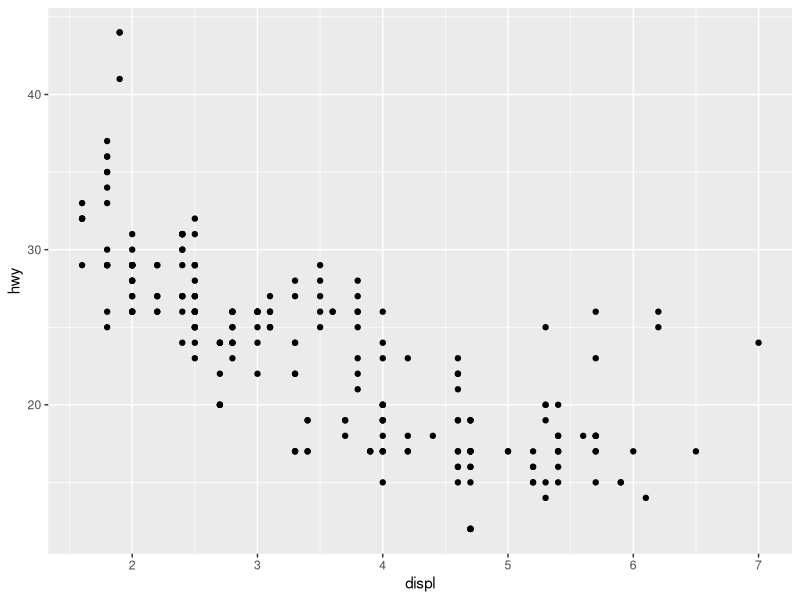
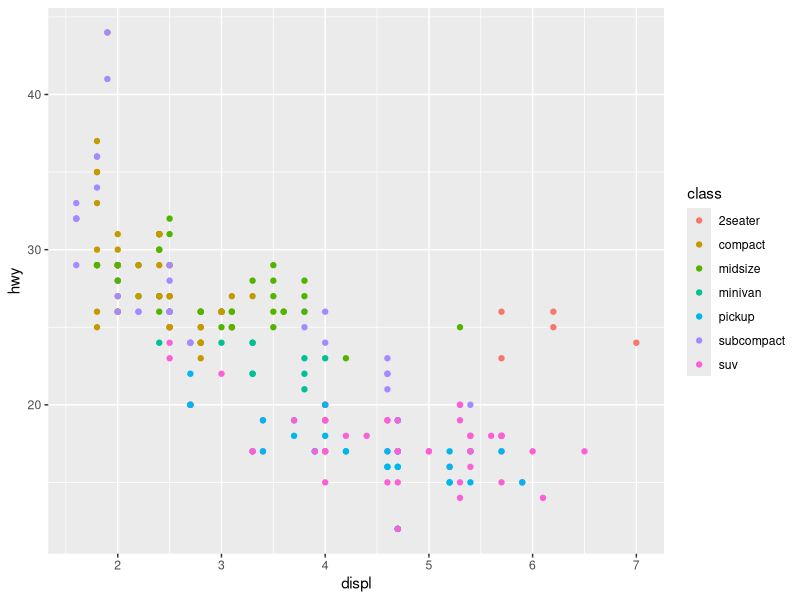
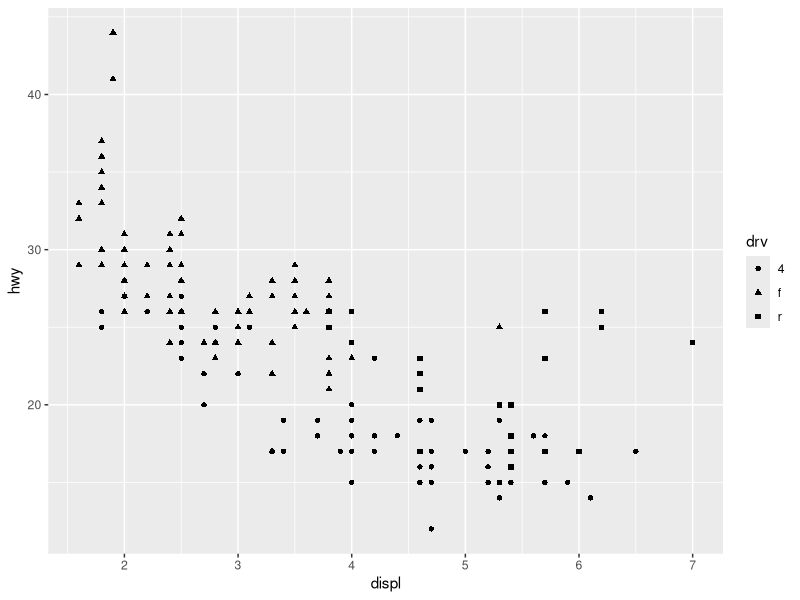
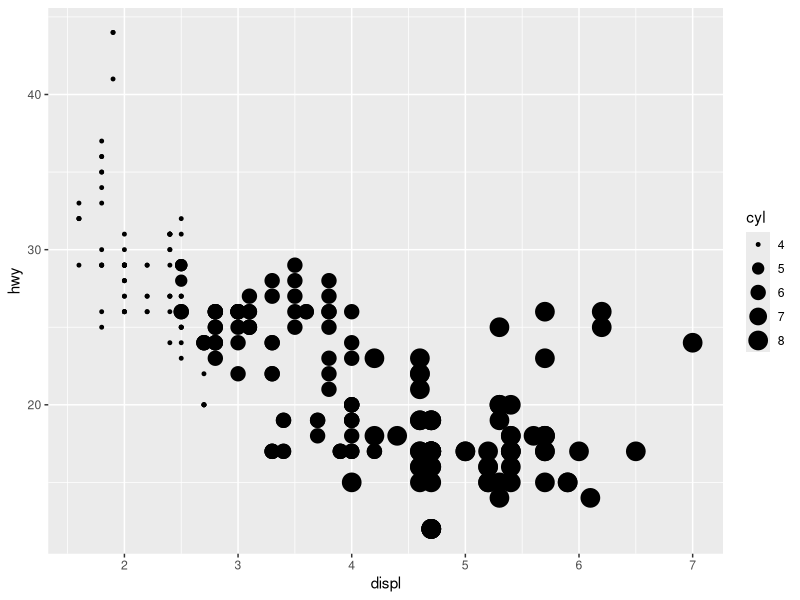
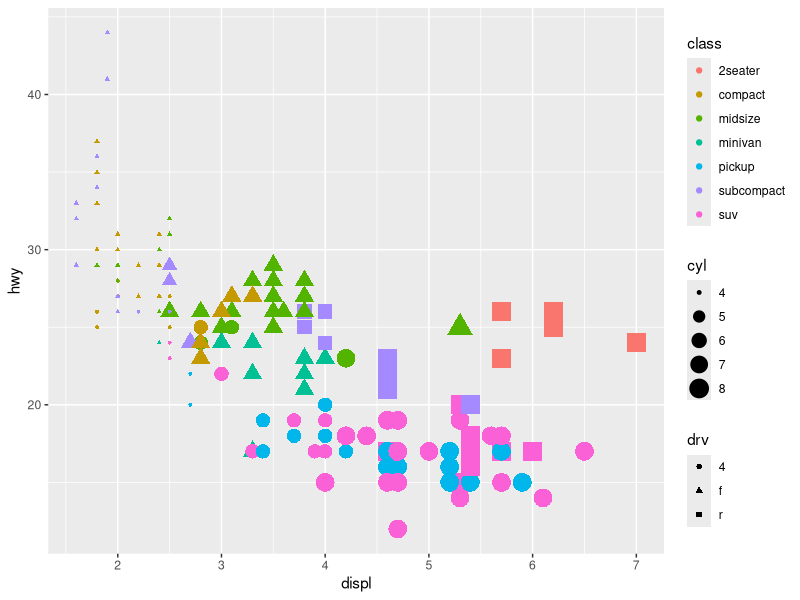
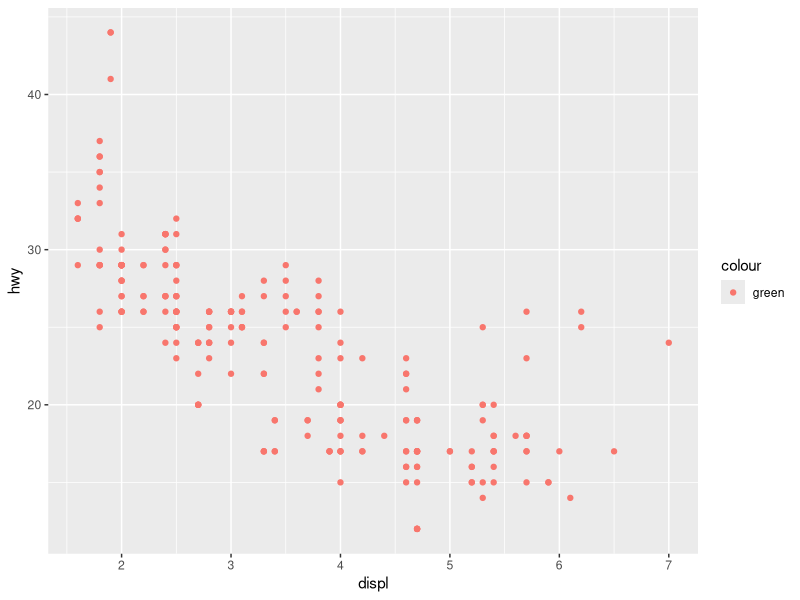
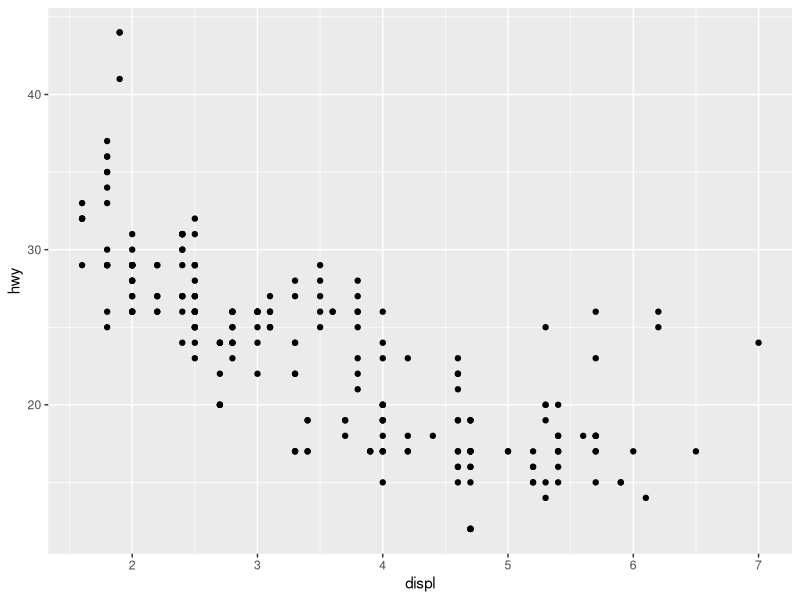
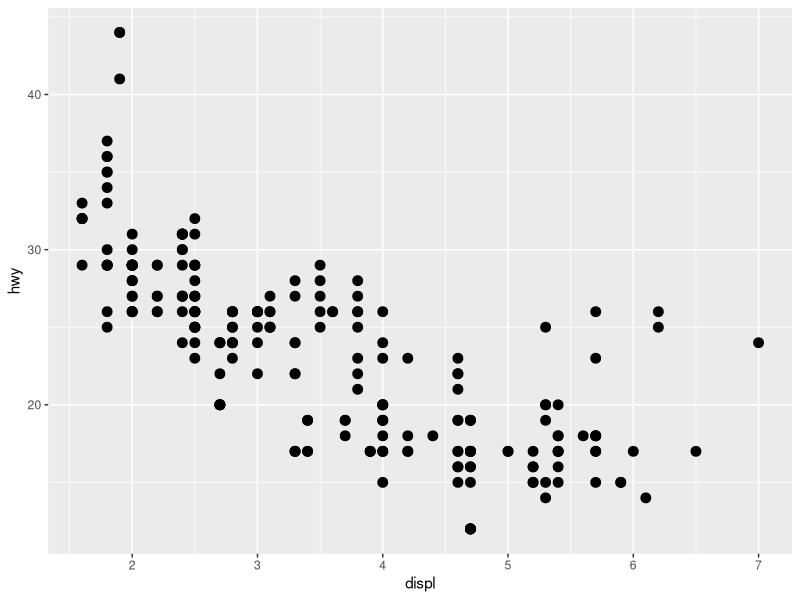

Source code (R) for these figures, in order:
# Clase 8 y 9 - 14 de julio de 2022
# Módulo 4: Visualización de datos con ggplot
# Referencia: Libro de ggplot2 de Hadley Wickham
# https://ggplot2-book.org/index.html

# Cargar el tidyverse y ggplot2
library(tidyverse)
library(ggplot2)

# Cargar la base de datos y la guardamos en un opbjeto llamado data
data <- mpg

# Explorar esa base de datos
glimpse(mpg)

# Pregunta: Cómo ha evolucionado el consumo de combustible en la autopista a
# lo largo del tiempo

data %>%
  group_by(year) %>%
  summarise(promedio = mean(hwy))


data %>%
  group_by(year) %>%
  summarise(promedio = mean(cty))


# Pregunta: Cómo es el consumo de combustible en la ciudad de acuerdo con el 
# número de cilindros para los automoviles producidos en 1999

data %>%
  filter(year == 1999) %>%
  group_by(cyl) %>%
  summarise(promedio_consumo = mean(cty))

# Pregunta: Haga una tabla que cuente la clase (filas) y la tracción del 
# vehículo (columnas)

data %>%
  count(class, drv) %>%
  pivot_wider(names_from =drv, values_from = n)

## Algunos gráficos con ggplot2

ggplot(data, aes(x = displ, y = hwy)) + 
  geom_point()

# Agreguemos color: variable class

ggplot(data, aes(x = displ, y = hwy, colour = class)) +
  geom_point()

# Agreguemos forma: variable drv

ggplot(data, aes(x = displ, y = hwy, shape = drv)) +
  geom_point()

# Agreguemos tamaño: variable cyl

ggplot(data, aes(x = displ, y = hwy, size = cyl)) +
  geom_point()

# Todos a la vez

ggplot(data, aes(x = displ,
                 y = hwy,
                 colour = class,
                 shape = drv,
                 size = cyl)) + 
  geom_point()

# Escalas dentro y fuera de la función aes()

ggplot(mpg, aes(x = displ, y = hwy, colour = "green")) +
  geom_point()

ggplot(mpg, aes(x = displ, y = hwy), colour = "green") +
  geom_point()

ggplot(mpg, aes(x = displ, y = hwy)) +
  geom_point(size = 3)

ggplot(mpg) + 
  geom_point(aes(x = displ, y = hwy, shape = drv))

# Facetas: la aplicación del principio de los pequeños múltiplos

ggplot(mpg, aes(x = displ, y = hwy)) +
  geom_point() +
  facet_wrap(~cyl)

# Otras capas adicionales
# geom_bar() y geom_col(): gráficos de barras
# geom_line(): gráficos de líneas
# geom_histogram(): histograma
# geom_boxplot(): boxplot
# geom_smooth(): dibujar líneas de tendencia
# geom_area(): gráfico de área
# geom_polygon(): poligonos

ggplot(mpg, aes(x = displ, y = hwy)) + 
  geom_point() +
  geom_smooth(method = "lm", se = FALSE)

ggplot(mpg, aes(x = drv, y = hwy)) +
  geom_point()

ggplot(mpg, aes(x = drv, y = hwy)) +
  geom_jitter()

ggplot(mpg, aes(x = drv, y = hwy)) +
  geom_boxplot()

ggplot(mpg, aes(x = drv, y = hwy)) +
  geom_violin()

ggplot(mpg, aes(x = drv, y = hwy)) +
  geom_jitter(color = "red", shape = "diamond")

ggplot(mpg, aes(x = cty)) +
  geom_histogram(bins = 30)

ggplot(mpg, aes(x = cty)) +
  geom_freqpoly(bins = 2)

ggplot(mpg, aes(x = cty, colour = drv)) +
  geom_freqpoly()

ggplot(mpg, aes(x = cty, fill = class)) +
  geom_histogram() +
  facet_wrap(~class)

ggplot(mpg, aes(x = cty, colour = class)) +
  geom_histogram() +
  facet_wrap(~class)

ggplot(mpg, aes(x = manufacturer)) +
  geom_bar()

## Cargando otra base de datos
data2 <- economics

ggplot(data2, aes(x = date, y = unemploy)) +
  geom_line()

ggplot(data2, aes(x = date, y = unemploy)) +
  geom_area()

## Añadiendo elementos adicionales al gráfico

mi_grafico <- ggplot(data2, aes(x = date, y = unemploy)) +
  geom_area(colour = "blue", fill = "lightblue") +
  labs(
    title = "Evolución del número de desempleados en Estados Unidos",
    subtitle = "Este es un subtítulo de prueba",
    caption = "Fuente: FED",
    x = "Año",
    y = "Desempleados (miles)",
    tag = "A."
  )

## Guardando el gráfico: ggsave()
ggsave("~/Desktop/Salida/grafico.png", 
       width = 800,
       height = 800,
       units = "px")

ggsave("~/Desktop/Salida/grafico.png",
       mi_grafico,
       width = 800,
       height = 800,
       units = "px")

## Ejercicio
str(iris)

## 1. Vamos a hacer un gráfico de dispersión que me muestre la 
## relación entre longitud y ancho de los petalos.

## 2. El gráfico 1 pero que mapee la especie al color
## de los puntos.

## 3. El gráfico 1 pero que genere facetas de acuerdo con
## la especie.




